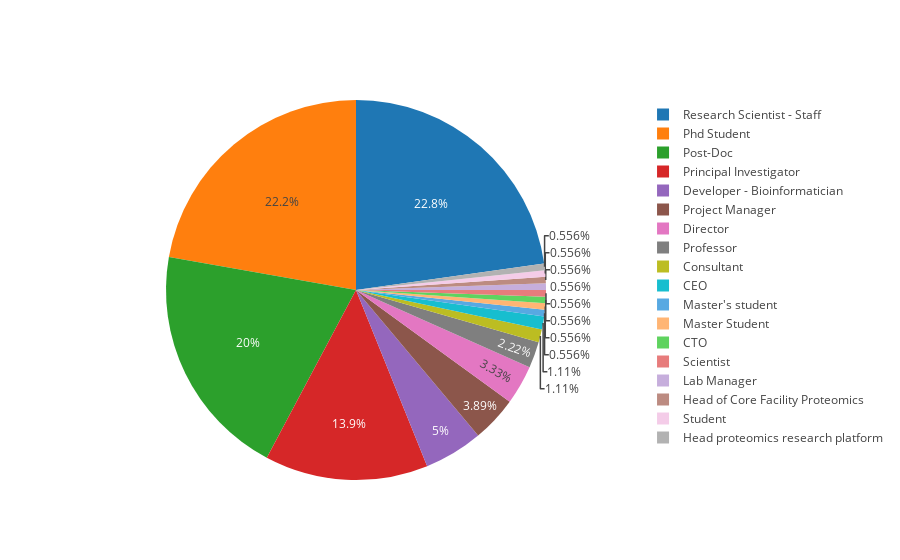

Here is the notebook cell this chart was saved with:
### Markdown cell above
## Position Distribution

Read the position and occupation of every participant of the poll.

### Code cell
positions = data_df.iloc[:,2]
trace = get_pie_chart(positions)
iplot([trace])

### Figure 1 — Plotly figure (JSON) as saved in the notebook; plotly's stock layout.template omitted (floating-point values rounded to 4 significant figures)
{"data": [{"labels": ["Director", "Master's student", "Developer - Bioinformatician", "Master Student", "Professor", "Consultant", "Project Manager", "CEO", "Principal Investigator", "Phd Student", "CTO", "Scientist", "Research Scientist - Staff", "Lab Manager", "Post-Doc", "Head of Core Facility Proteomics", "Student", "Head proteomics research platform"], "type": "pie", "uid": "6c1dddab-fb89-4931-aa98-05fd326476cf", "values": [6, 1, 9, 1, 4, 2, 7, 2, 25, 40, 1, 1, 41, 1, 36, 1, 1, 1]}], "layout": {}}
